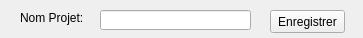
<?xml version="1.0" encoding="UTF-8"?>
<ui version="4.0">
 <class>newProject</class>
 <widget class="QWidget" name="newProject">
  <property name="geometry">
   <rect>
    <x>0</x>
    <y>0</y>
    <width>363</width>
    <height>38</height>
   </rect>
  </property>
  <property name="windowTitle">
   <string>Nouveau Projet</string>
  </property>
  <widget class="QLabel" name="label_2">
   <property name="geometry">
    <rect>
     <x>20</x>
     <y>10</y>
     <width>81</width>
     <height>16</height>
    </rect>
   </property>
   <property name="text">
    <string>Nom Projet:</string>
   </property>
  </widget>
  <widget class="QLineEdit" name="lineEdit">
   <property name="geometry">
    <rect>
     <x>100</x>
     <y>10</y>
     <width>151</width>
     <height>20</height>
    </rect>
   </property>
  </widget>
  <widget class="QPushButton" name="pushButton">
   <property name="geometry">
    <rect>
     <x>270</x>
     <y>10</y>
     <width>75</width>
     <height>23</height>
    </rect>
   </property>
   <property name="text">
    <string>Enregistrer</string>
   </property>
  </widget>
 </widget>
 <resources/>
 <connections/>
</ui>
